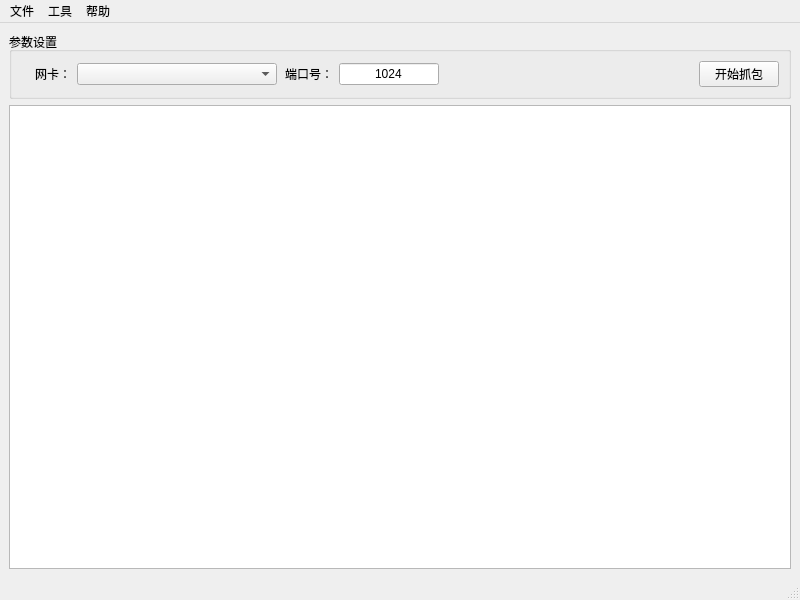
<?xml version="1.0" encoding="UTF-8"?>
<ui version="4.0">
 <class>MainWindow</class>
 <widget class="QMainWindow" name="MainWindow">
  <property name="geometry">
   <rect>
    <x>0</x>
    <y>0</y>
    <width>800</width>
    <height>600</height>
   </rect>
  </property>
  <property name="windowTitle">
   <string>数据备份工具</string>
  </property>
  <widget class="QWidget" name="centralwidget">
   <layout class="QVBoxLayout" name="verticalLayout">
    <item>
     <widget class="QGroupBox" name="groupBox">
      <property name="title">
       <string>参数设置</string>
      </property>
      <layout class="QHBoxLayout" name="horizontalLayout">
       <item>
        <widget class="QLabel" name="label">
         <property name="minimumSize">
          <size>
           <width>50</width>
           <height>0</height>
          </size>
         </property>
         <property name="maximumSize">
          <size>
           <width>50</width>
           <height>16777215</height>
          </size>
         </property>
         <property name="text">
          <string>网卡：</string>
         </property>
         <property name="alignment">
          <set>Qt::AlignRight|Qt::AlignTrailing|Qt::AlignVCenter</set>
         </property>
        </widget>
       </item>
       <item>
        <widget class="QComboBox" name="Card_ComboBox">
         <property name="enabled">
          <bool>true</bool>
         </property>
         <property name="minimumSize">
          <size>
           <width>200</width>
           <height>0</height>
          </size>
         </property>
         <property name="maximumSize">
          <size>
           <width>200</width>
           <height>16777215</height>
          </size>
         </property>
         <property name="editable">
          <bool>false</bool>
         </property>
        </widget>
       </item>
       <item>
        <widget class="QLabel" name="label_2">
         <property name="minimumSize">
          <size>
           <width>50</width>
           <height>0</height>
          </size>
         </property>
         <property name="maximumSize">
          <size>
           <width>16777215</width>
           <height>16777215</height>
          </size>
         </property>
         <property name="text">
          <string>端口号：</string>
         </property>
         <property name="alignment">
          <set>Qt::AlignRight|Qt::AlignTrailing|Qt::AlignVCenter</set>
         </property>
        </widget>
       </item>
       <item>
        <widget class="QLineEdit" name="Port_LineEdit">
         <property name="minimumSize">
          <size>
           <width>50</width>
           <height>0</height>
          </size>
         </property>
         <property name="maximumSize">
          <size>
           <width>100</width>
           <height>16777215</height>
          </size>
         </property>
         <property name="text">
          <string>1024</string>
         </property>
         <property name="alignment">
          <set>Qt::AlignCenter</set>
         </property>
        </widget>
       </item>
       <item>
        <spacer name="horizontalSpacer">
         <property name="orientation">
          <enum>Qt::Horizontal</enum>
         </property>
         <property name="sizeHint" stdset="0">
          <size>
           <width>40</width>
           <height>20</height>
          </size>
         </property>
        </spacer>
       </item>
       <item>
        <widget class="QPushButton" name="Start_Btn">
         <property name="minimumSize">
          <size>
           <width>80</width>
           <height>0</height>
          </size>
         </property>
         <property name="text">
          <string>开始抓包</string>
         </property>
        </widget>
       </item>
      </layout>
     </widget>
    </item>
    <item>
     <widget class="QTextEdit" name="Prompt_TextEdit"/>
    </item>
   </layout>
  </widget>
  <widget class="QMenuBar" name="menubar">
   <property name="geometry">
    <rect>
     <x>0</x>
     <y>0</y>
     <width>800</width>
     <height>26</height>
    </rect>
   </property>
   <widget class="QMenu" name="menu">
    <property name="title">
     <string>文件</string>
    </property>
    <addaction name="actionOpen"/>
    <addaction name="separator"/>
    <addaction name="actionExit"/>
   </widget>
   <widget class="QMenu" name="menu_2">
    <property name="title">
     <string>工具</string>
    </property>
    <addaction name="actionSetting"/>
   </widget>
   <widget class="QMenu" name="menu_3">
    <property name="title">
     <string>帮助</string>
    </property>
    <addaction name="actionAbout"/>
   </widget>
   <addaction name="menu"/>
   <addaction name="menu_2"/>
   <addaction name="menu_3"/>
  </widget>
  <widget class="QStatusBar" name="statusbar"/>
  <action name="actionOpen">
   <property name="text">
    <string>打开</string>
   </property>
   <property name="toolTip">
    <string>打开</string>
   </property>
   <property name="shortcut">
    <string>Ctrl+O</string>
   </property>
  </action>
  <action name="actionExit">
   <property name="text">
    <string>退出</string>
   </property>
   <property name="toolTip">
    <string>退出</string>
   </property>
  </action>
  <action name="actionSetting">
   <property name="text">
    <string>设置</string>
   </property>
   <property name="toolTip">
    <string>设置</string>
   </property>
  </action>
  <action name="actionAbout">
   <property name="text">
    <string>关于</string>
   </property>
  </action>
 </widget>
 <resources/>
 <connections/>
</ui>
